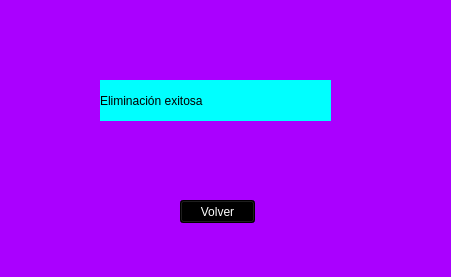
<?xml version="1.0" encoding="UTF-8"?>
<ui version="4.0">
 <class>Form</class>
 <widget class="QWidget" name="Form">
  <property name="geometry">
   <rect>
    <x>0</x>
    <y>0</y>
    <width>451</width>
    <height>277</height>
   </rect>
  </property>
  <property name="windowTitle">
   <string>Form</string>
  </property>
  <property name="styleSheet">
   <string notr="true">background-color: rgb(170, 0, 255);</string>
  </property>
  <widget class="QLabel" name="label">
   <property name="geometry">
    <rect>
     <x>100</x>
     <y>80</y>
     <width>231</width>
     <height>41</height>
    </rect>
   </property>
   <property name="styleSheet">
    <string notr="true">background-color: rgb(0, 255, 255);
font: 20pt &quot;MS Shell Dlg 2&quot;;</string>
   </property>
   <property name="text">
    <string>Eliminación exitosa</string>
   </property>
  </widget>
  <widget class="QPushButton" name="volver">
   <property name="geometry">
    <rect>
     <x>180</x>
     <y>200</y>
     <width>75</width>
     <height>23</height>
    </rect>
   </property>
   <property name="styleSheet">
    <string notr="true">background-color: rgb(0, 0, 0);
color: rgb(255, 255, 255);</string>
   </property>
   <property name="text">
    <string>Volver</string>
   </property>
  </widget>
 </widget>
 <resources/>
 <connections/>
</ui>
